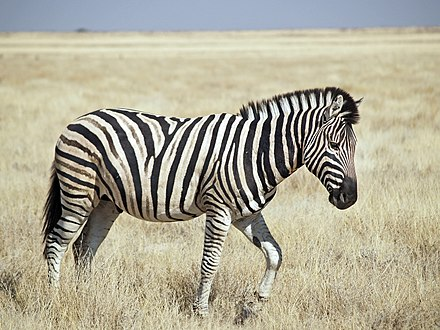
#> input picture zebra.jpg, 440 x 330 px
$ jupyter execute marr_hildreth.ipynb
#> lines starting #> are read from the running program, lines starting #| are printed output that depends on the picture; after the words box and inside, x2 and y2 are one past the last pixel; in counts of white or black regions, pixels touching at a corner belong together
[cell 1]
import matplotlib.pyplot as plt
import numpy as np
import math

## Marr Hildreth Edge Detector

[cell 2]
def get_edges_Marr_Hildreth(img, sigma=4):
    """
    Finds the edges using Marr-Hildreth edge detection method.
      Parameters:
        - img : input image
        - sigma : sigma is the std-deviation and refers to the spread of gaussian
      Returns:
        - an edge-filtered image (the locations of the zero-crossings)

    Adapted from: https://github.com/adl1995/edge-detectors/blob/master/marr-hildreth-edge.py

    """
    size = int(2*(np.ceil(3*sigma))+1)

    x, y = np.meshgrid(np.arange(-size/2+1, size/2+1), np.arange(-size/2+1, size/2+1))

    normal = 1 / (2.0 * np.pi * sigma**2)
    # Kernel is the Laplacian of the Gaussian
    kernel = ((x**2 + y**2 - (2.0*sigma**2)) / sigma**4) * np.exp(-(x**2+y**2) / (2.0*sigma**2)) / normal # LoG filter

    kern_size = kernel.shape[0]
    log = np.zeros_like(img, dtype=float)

    # applying filter
    for i in range(img.shape[0]-(kern_size-1)):
        for j in range(img.shape[1]-(kern_size-1)):
            # Convolve each local image window with the Gaussian kernel
            window = img[i:i+kern_size, j:j+kern_size] * kernel
            log[i,j] = np.sum(window)

    log = log.astype(np.int64, copy=False)

    zero_crossing = np.zeros_like(log)

    # computing zero crossing
    for i in range(log.shape[0]-(kern_size-1)):
        for j in range(log.shape[1]-(kern_size-1)):
            if log[i][j] == 0:
                if (log[i][j-1] < 0 and log[i][j+1] > 0) or (log[i][j-1] > 0 and log[i][j+1] < 0) or (log[i-1][j] < 0 and log[i+1][j] > 0) or (log[i-1][j] > 0 and log[i+1][j] < 0):
                    zero_crossing[i][j] = 255 # Set to white wherever there's a zero-crossing.
            if log[i][j] < 0:
                if (log[i][j-1] > 0) or (log[i][j+1] > 0) or (log[i-1][j] > 0) or (log[i+1][j] > 0):
                    zero_crossing[i][j] = 255

    # plotting images
    fig = plt.figure(figsize=(15,5))
    plt.subplot(1,3,1);
    plt.imshow(img, cmap='gray');
    plt.title('Original'); plt.axis('off');

    plt.subplot(1,3,2)
    imgplot = plt.imshow(log, cmap='gray')
    plt.title('Laplacian of Gaussian'); plt.axis('off')

    plt.subplot(1,3,3)
    imgplot = plt.imshow(zero_crossing, cmap='gray')
    plt.title('Zero Crossing sigma = ' + str(sigma)); plt.axis('off')
    plt.show()

    return zero_crossing

[cell 3]
# Plot the Laplacians and the zero-crossings

sigmas = [1,2,4,8,12,16]
img = plt.imread('zebra.jpg')[:,:,0]
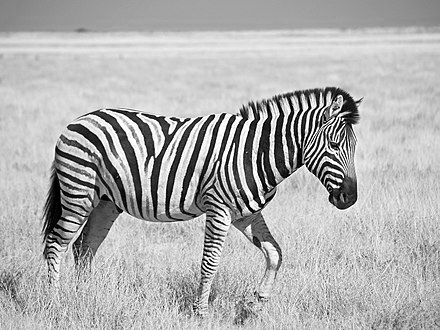
#> img: shape (330, 440); min 0, max 255, mean 175.4

for sigma in sigmas:
    b = get_edges_Marr_Hildreth(img, sigma=sigma)
#> this loop made 6 passes
#> pass 1, in get_edges_Marr_Hildreth, `plt.show()`:
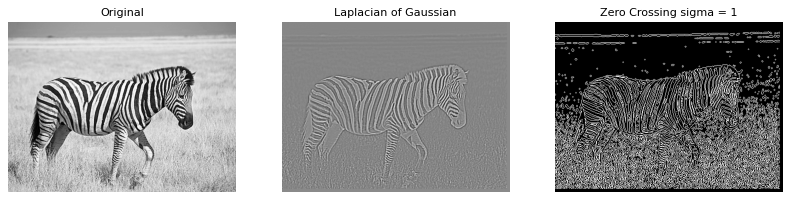
#> figure drawn by matplotlib, 3 panels
#> pass 1, `b = get_edges_Marr_Hildreth(img, sigma=sigma)`:
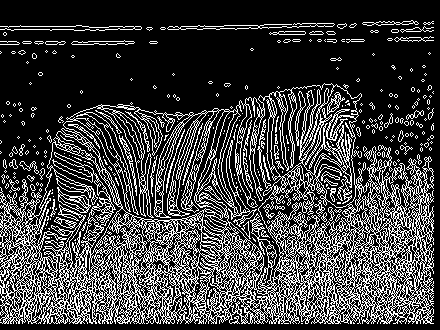
#> b: shape (330, 440) int64; 25.1% white in thin lines or dots
#> pass 2, in get_edges_Marr_Hildreth (call 2), `plt.show()`:
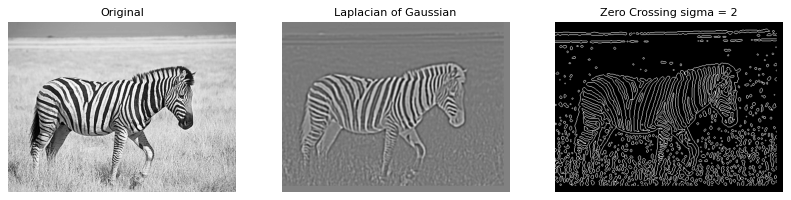
#> figure drawn by matplotlib, 3 panels
#> pass 2, `b = get_edges_Marr_Hildreth(img, sigma=sigma)`:
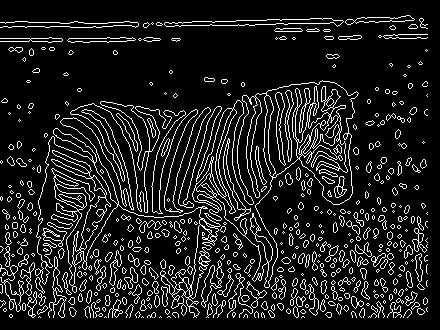
#> b: shape (330, 440) int64; 11.9% white in thin lines or dots, all inside (x1, y1, x2, y2) = (0, 15, 428, 318)
#> pass 3, `b = get_edges_Marr_Hildreth(img, sigma=sigma)`:
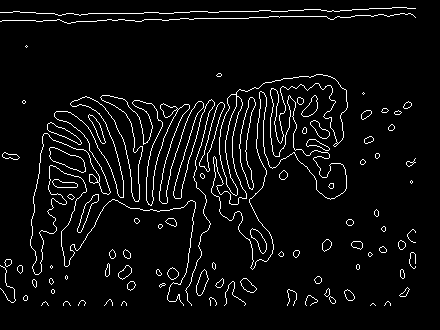
#> b: shape (330, 440) int64; 5% white in thin lines or dots, all inside (x1, y1, x2, y2) = (0, 7, 416, 306)

## Canny Edge Detector

[cell 4]
from skimage.feature import canny

[cell 5]
# Plot the Canny Edge detector output
sigmas = [1,2,4,8,12,16]
img = plt.imread('zebra.jpg')[:,:,0]
fig = plt.figure(figsize=(10,20))
for i in range(len(sigmas)):
    sigma = sigmas[i]
    edges = canny(img, sigma)

    plt.subplot(len(sigmas), 2, i*2 + 1)
    plt.imshow(img, cmap='gray')
    plt.title('Original image'); plt.axis('off');

    plt.subplot(len(sigmas), 2, i*2 + 2)
    plt.imshow(edges, cmap='gray')
    plt.title('Canny Edges: Sigma = {}'.format(sigma)); plt.axis('off');
#> this loop made 6 passes
#> pass 1, `edges = canny(img, sigma)`:
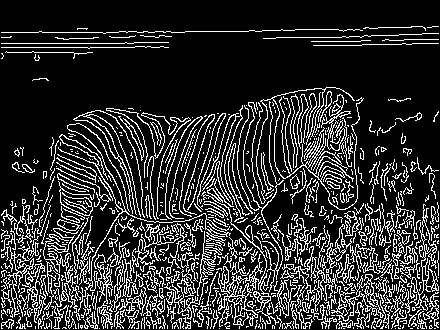
#> edges: shape (330, 440) bool; 18.5% white in thin lines or dots
#> pass 2, `edges = canny(img, sigma)`:
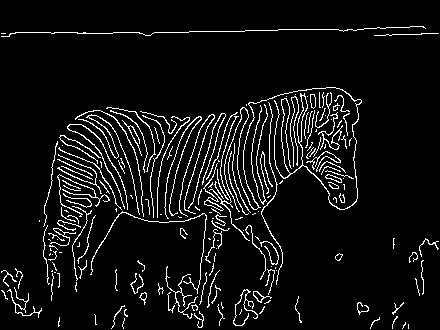
#> edges: shape (330, 440) bool; 6.7% white in thin lines or dots
#> pass 3, `edges = canny(img, sigma)`:
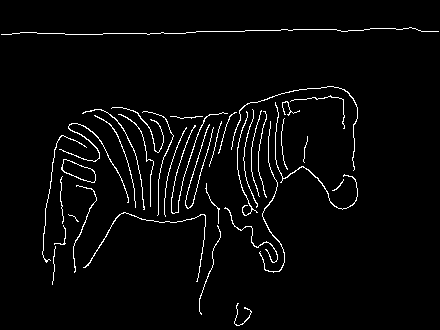
#> edges: shape (330, 440) bool; 3.1% white in thin lines or dots
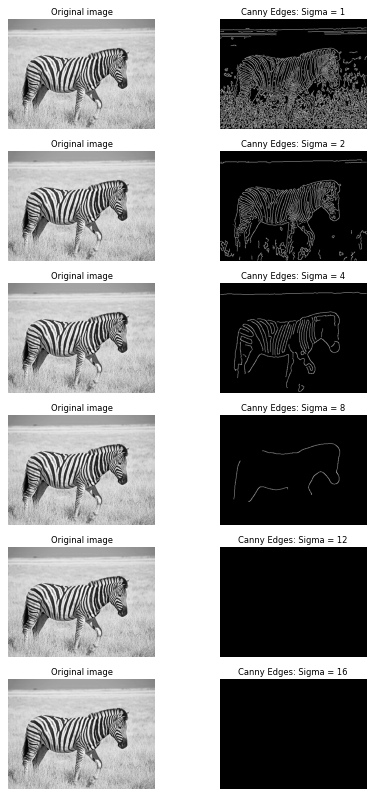
#> figure drawn by matplotlib, 12 panels
